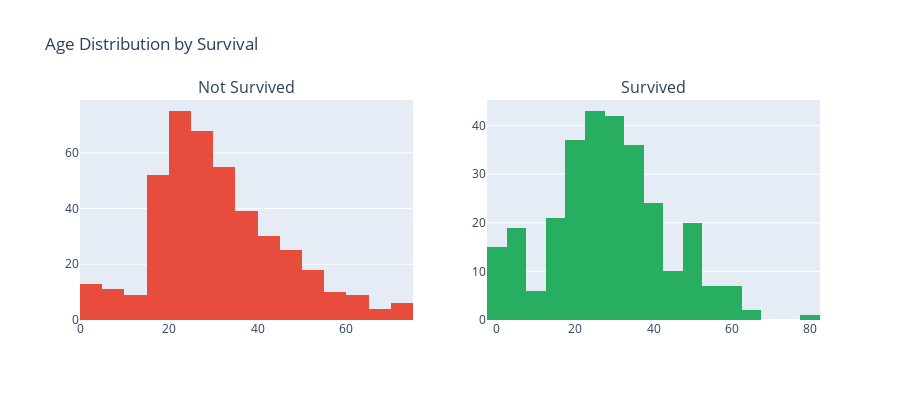

Write notebook code for a chart like this one.
### Code cell
# Age distribution by survival
fig = make_subplots(rows=1, cols=2, subplot_titles=['Not Survived', 'Survived'])

for survived, col in [(0, 1), (1, 2)]:
    fig.add_trace(
        go.Histogram(
            x=train_df[train_df['Survived'] == survived]['Age'].dropna(),
            nbinsx=30, 
            name=f'Survived: {survived}',
            marker_color='#e74c3c' if survived == 0 else '#27ae60'
        ),
        row=1, col=col
    )

fig.update_layout(title_text="Age Distribution by Survival", height=400, showlegend=False)
fig.show()

### Figure 1 — Plotly figure (JSON) as saved in the notebook; plotly's stock layout.template omitted (floating-point values rounded to 4 significant figures; data arrays with more than 128 entries replaced by an {"elided": "..."} marker saying what was removed)
{"data": [{"marker": {"color": "#e74c3c"}, "name": "Survived: 0", "nbinsx": 30, "x": {"elided": "424 float values"}, "type": "histogram", "xaxis": "x", "yaxis": "y"}, {"marker": {"color": "#27ae60"}, "name": "Survived: 1", "nbinsx": 30, "x": {"elided": "290 float values"}, "type": "histogram", "xaxis": "x2", "yaxis": "y2"}], "layout": {"xaxis": {"anchor": "y", "domain": [0, 0.45]}, "yaxis": {"anchor": "x", "domain": [0, 1]}, "xaxis2": {"anchor": "y2", "domain": [0.55, 1]}, "yaxis2": {"anchor": "x2", "domain": [0, 1]}, "annotations": [{"font": {"size": 16}, "showarrow": false, "text": "Not Survived", "x": 0.225, "xanchor": "center", "xref": "paper", "y": 1, "yanchor": "bottom", "yref": "paper"}, {"font": {"size": 16}, "showarrow": false, "text": "Survived", "x": 0.775, "xanchor": "center", "xref": "paper", "y": 1, "yanchor": "bottom", "yref": "paper"}], "title": {"text": "Age Distribution by Survival"}, "height": 400, "showlegend": false}}
